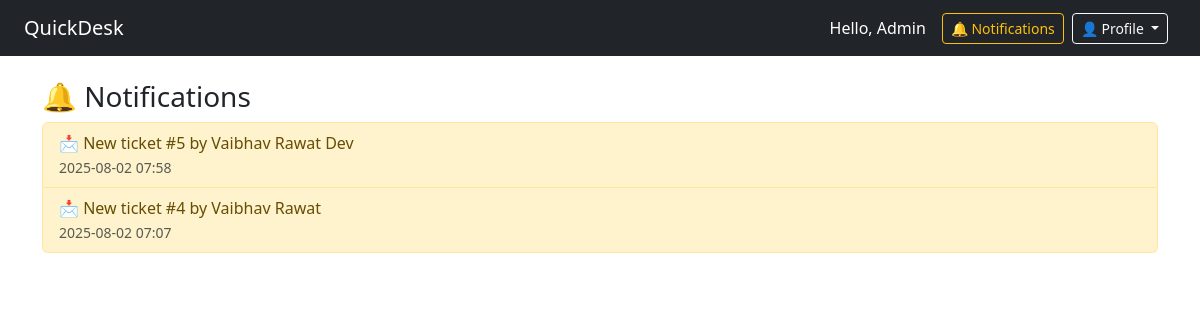
The app's page /notifications (signed in), older data.
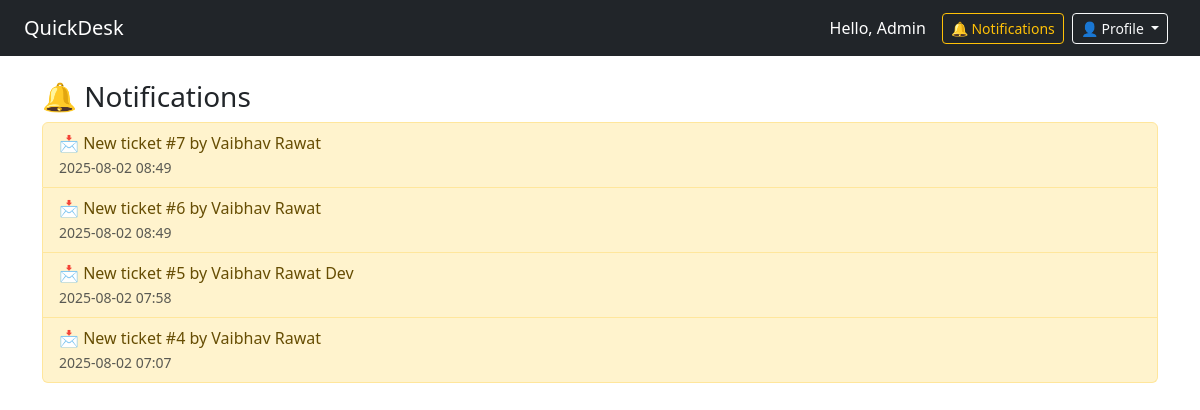
The same page, newer data.
### app.py (models this page shows, shortened)
class User(db.Model, UserMixin):
    id = db.Column(db.Integer, primary_key=True)
    email = db.Column(db.String(150), unique=True, nullable=False)
    name = db.Column(db.String(150), nullable=False)
    password_hash = db.Column(db.String(200), nullable=False)
    role = db.Column(db.String(50), default='user')
    is_active = db.Column(db.Boolean, default=True)
    notifications = db.relationship('Notification', backref='user', lazy='dynamic')
    tickets = db.relationship('Ticket', backref='owner', lazy=True)
    replies = db.relationship('TicketReply', backref='author', lazy=True)

class Notification(db.Model):
    id = db.Column(db.Integer, primary_key=True)
    user_id = db.Column(db.Integer, db.ForeignKey('user.id'))  # Who receives the notification
    message = db.Column(db.String(255))
    is_read = db.Column(db.Boolean, default=False)
    created_at = db.Column(db.DateTime, default=datetime.utcnow)

### app.py (the view)
@app.route('/notifications')
@login_required
def notifications():
    notifs = Notification.query.filter_by(user_id=current_user.id).order_by(Notification.created_at.desc()).all()
    return render_template('notifications.html', notifications=notifs)

### app.py (called while the page is built)
@login_manager.user_loader
def load_user(user_id):
    return User.query.get(int(user_id))

### templates/notifications.html
{% extends 'base.html' %}
{% block content %}
<h3>🔔 Notifications</h3>
<ul class="list-group">
  {% for notif in notifications %}
  <li class="list-group-item d-flex justify-content-between align-items-start {% if not notif.is_read %}list-group-item-warning{% endif %}">
    <div>
      {{ notif.message }}<br>
      <small class="text-muted">{{ notif.created_at.strftime('%Y-%m-%d %H:%M') }}</small>
    </div>
  </li>
  {% else %}
  <li class="list-group-item">No notifications available.</li>
  {% endfor %}
</ul>
{% endblock %}

### templates/base.html (shortened to what this page needs)
<!DOCTYPE html>
<html lang="en">
<head>
  <link href="https://cdn.jsdelivr.net/npm/bootstrap@5.3.0/dist/css/bootstrap.min.css" rel="stylesheet">
</head>
<body>
  <nav class="navbar navbar-expand-lg navbar-dark bg-dark px-4">
    <a class="navbar-brand" href="{{ url_for('dashboard') }}">QuickDesk</a>
    {% if current_user.is_authenticated %}
    <div class="ms-auto d-flex align-items-center">
      <span class="text-white me-3">Hello, {{ current_user.name }}</span>
      <a class="btn btn-sm btn-outline-warning me-2" href="{{ url_for('notifications') }}">
        🔔 Notifications
      </a>
      <div class="dropdown me-2">
        <button class="btn btn-sm btn-outline-light dropdown-toggle" type="button" data-bs-toggle="dropdown">
          👤 Profile
        </button>
      </div>
    </div>
    {% else %}
    <div class="ms-auto">
      <a class="btn btn-outline-light btn-sm" href="{{ url_for('login') }}">Login</a>
    </div>
    {% endif %}
  </nav>
  <div class="container mt-4">
    {% block content %}{% endblock %}
  </div>
</body>
</html>

Row changes from the older to the newer data that the page shows:
added Notification: message "📩 New ticket #7 by Vaibhav Rawat", created_at "2025-08-02 08:49"
added Notification: message "📩 New ticket #6 by Vaibhav Rawat", created_at "2025-08-02 08:49"
